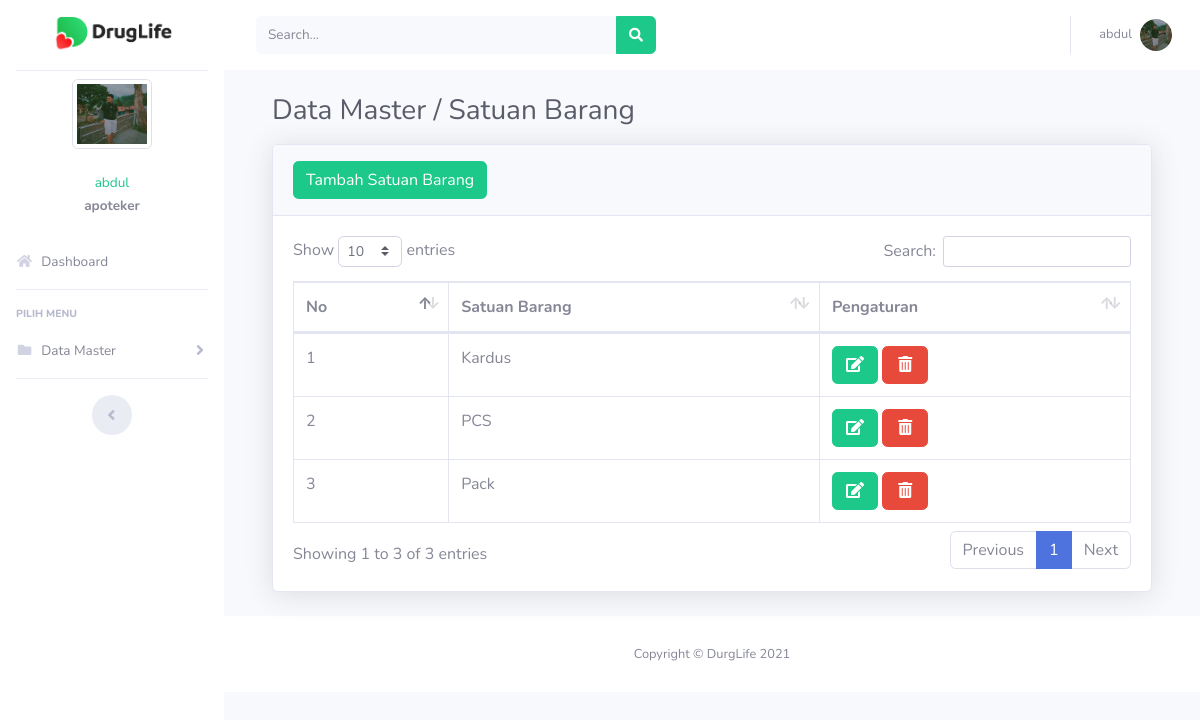
/index.php?page=satuanobat (signed in), run on the app's committed database.
### tables this page shows
CREATE TABLE `users` (
  `id` int(11) NOT NULL,
  `nik` varchar(10) NOT NULL,
  `nama` varchar(100) NOT NULL,
  `alamat` varchar(200) NOT NULL,
  `telepon` varchar(100) NOT NULL,
  `username` varchar(100) NOT NULL,
  `password` varchar(100) NOT NULL,
  `level` varchar(25) NOT NULL DEFAULT 'member',
  `foto` varchar(25) NOT NULL
);

CREATE TABLE `satuan` (
  `id` int(11) NOT NULL,
  `satuan` varchar(100) NOT NULL
);

### index.php (the view, shortened to what this page needs)
<?php
	$koneksi = new mysqli("localhost","root","","obat");
	?>
<!DOCTYPE html>
<html lang="en">
<head>
  <link href="vendor/fontawesome-free/css/all.min.css" rel="stylesheet" type="text/css">
  <link href="css/sb-admin-2.min.css" rel="stylesheet">
  <link href="vendor/datatables/dataTables.bootstrap4.min.css" rel="stylesheet">
</head>
<body id="page-top">
  <div id="wrapper">
    <ul class="navbar-nav sidebar sidebar-light accordion" id="accordionSidebar">
    <a class="sidebar-brand d-flex align-items-center justify-content-center" href="index.html">
        <img src="img/logo1.png" alt="logo" width="120">
    </a>
      <hr class="sidebar-divider my-0">
 <?php
   if ($_SESSION['apoteker']) {
	   $user = $_SESSION['apoteker'];
   }
   $sql =$koneksi->query("select * from users where id='$user'");
   $data = $sql->fetch_assoc();
   ?>
    <li class="d-flex align-items-center justify-content-center">
        <a class="nav-link">
		 <img src="img/<?php echo $data['foto']?>" class="img-circle img-thumbnail" width="80" alt="User"/></a>
	  </li>
		 <li class="nav-item ">
        <a class="nav-link">
         	<div class="d-flex align-items-center justify-content-center" class="name"><span class="text-success fw-bold" ><?php echo  $data['nama'];?></span></div></font>
			<div class="d-flex align-items-center justify-content-center" class="email"><strong> <span class="fst-italic"><?php echo $data['level'];?></span></strong></div>
		 </a>
      </li>
      <li class="nav-item">
        <a class="nav-link" href="?page=home">
          <i class="fas fa-fw fa-home"></i>
          <span>Dashboard</span></a>
      </li>
      <hr class="sidebar-divider">
      <div class="sidebar-heading">
        Pilih Menu
      </div>
	   <li class="nav-item">
        <a class="nav-link collapsed" href="#" data-toggle="collapse" data-target="#collapseData" aria-expanded="true" aria-controls="collapseData">
          <i class="fas fa-fw fa-folder"></i>
          <span>Data Master</span>
        </a>
      </li>
      <hr class="sidebar-divider d-none d-md-block">
      <div class="text-center d-none d-md-inline">
        <button class="rounded-circle border-0" id="sidebarToggle"></button>
      </div>
    </ul>
    <div id="content-wrapper" class="d-flex flex-column">
      <div id="content">
     <nav class="navbar navbar-expand navbar-light bg-white topbar mb-4 static-top">
 <form
                class="d-none d-sm-inline-block form-inline mr-auto ml-md-3 my-2 my-md-0 mw-100 navbar-search">
                <div class="input-group">
                    <input type="text" class="form-control bg-light border-0 small" placeholder="Search..."
                        aria-label="Search" aria-describedby="basic-addon2">
                    <div class="input-group-append">
                        <button class="btn btn-success" type="button">
                            <i class="fas fa-search fa-sm"></i>
                        </button>
                    </div>
                </div>
            </form>
            <ul class="navbar-nav ml-auto">
          <ul class="navbar-nav ml-auto">
            <li class="nav-item dropdown no-arrow">
                    <a class="nav-link dropdown-toggle" href="#" id="userDropdown" role="button"
                        data-toggle="dropdown" aria-haspopup="true" aria-expanded="false">
                        <span class="mr-2 d-none d-lg-inline text-gray-600 small"> <?php echo  $data['nama'];?></span>
                        <img class="img-profile rounded-circle"
                            src="img/<?php echo $data['foto']?>">
                    </a>
                </li>
          </ul>
        </nav>
        <div class="container-fluid">
		 <section class="content">
		      <?php
			   $page = $_GET['page'];
			   $aksi = $_GET['aksi'];
         if ($page == "satuanobat") {
          if ($aksi == "") {
            include "page/satuanobat/satuan.php";
          }
        }
			   ?>
    </section>
</div>
   <footer class="sticky-footer bg-white">
    <div class="container my-auto">
        <div class="copyright text-center my-auto">
            <span>Copyright &copy; DurgLife 2021</span>
        </div>
    </div>
</footer>
    </div>
  </div>
  </div>
</body>
</html>

### page/satuanobat/satuan.php (shortened to what this page needs)
<div class="container-fluid">
<h1 class="h3 mb-0 text-gray-800" style="margin-bottom: 3rem;">Data Master / Satuan Barang</h1>
  <div class="card shadow mb-4"  style="margin-top: 1rem;">
    <div class="card-header py-3">
      <a href="?page=satuanobat&aksi=tambahsatuan" class="btn btn-success" >Tambah Satuan Barang</a>
    </div>
    <div class="card-body">
      <div class="table-responsive">
        <table class="table table-bordered" id="dataTable" width="100%" cellspacing="0">
        <thead>
                                <tr>
			<th>No</th>
			<th>Satuan Barang</th>
			<th>Pengaturan</th>
                                </tr>
		</thead>
          <tbody>
            <?php
	$no = 1;
	$sql = $koneksi->query("select * from satuan");
	while ($data = $sql->fetch_assoc()) {
	?>
                                <tr>
                                    <td><?php echo $no++; ?></td>
			<td><?php echo $data['satuan'] ?></td>
			<td>
			<a href="?page=satuanobat&aksi=ubahsatuan&id=<?php echo $data['id'] ?>" class="btn btn-success" ><i class="fas fa-fw fa-edit"></i></a>
			<a onclick="return confirm('Apakah anda yakin akan menghapus data ini?')" href="?page=satuanobat&aksi=hapussatuan&id=<?php echo $data['id'] ?>" class="btn btn-danger" ><i class="fas fa-fw fa-trash-alt"></i></a>
			</td>
                                </tr>
	<?php }?>
		   </tbody>
                        </table>
      </div>
    </div>
  </div>
</div>

### data on the page
users: foto (picture), nama "abdul", level "apoteker"
satuan: satuan "Kardus"
satuan: satuan "PCS"
satuan: satuan "Pack"
